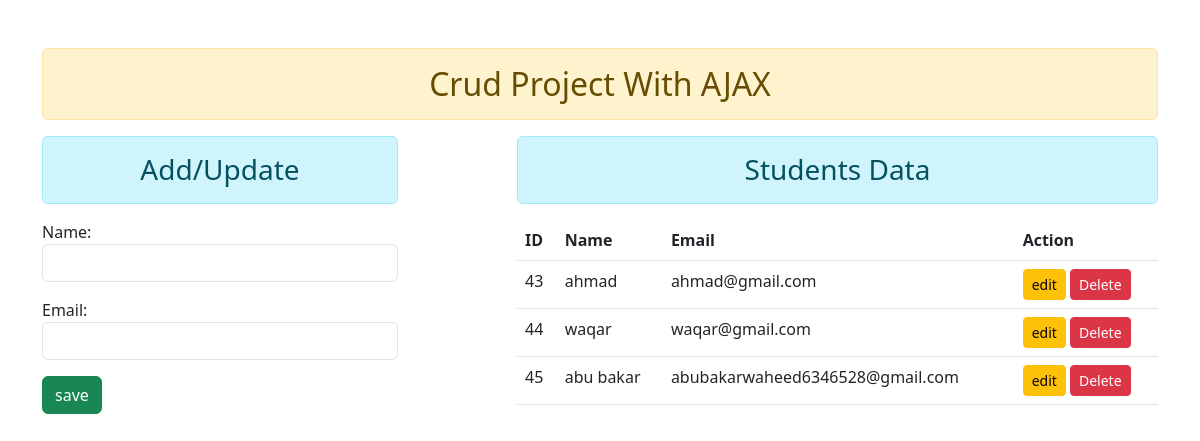
/, run on an earlier commit of the app's database.
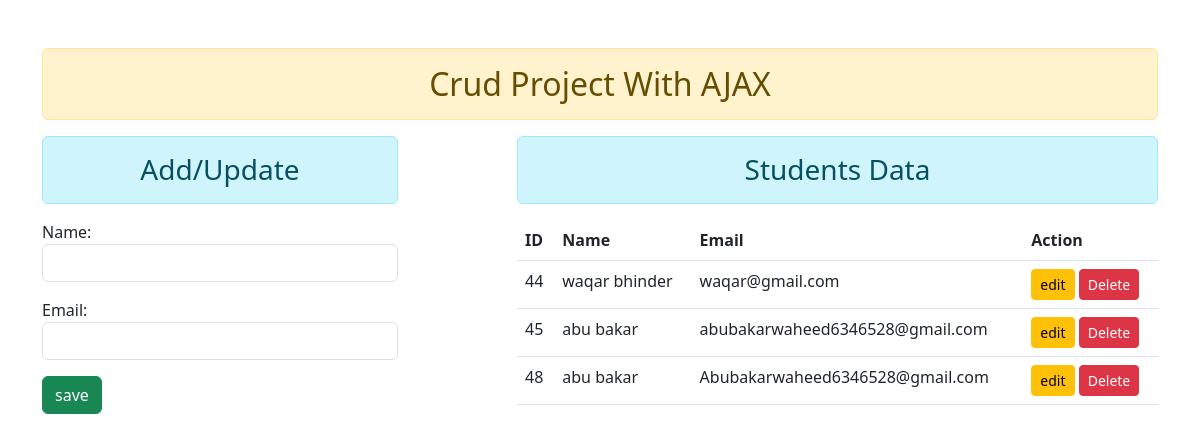
And on a later commit of the database.
### app/models.py (models this page shows)
class user(models.Model):
    name=models.CharField(max_length=200)
    email=models.EmailField(max_length=200)

### app/views.py (the view)
# urls.py: path('', views.home , name='home'),
def home(request):
    form=UserRegistration()
    stu=user.objects.all()
    return render (request, 'index.html' , {'form':form , 'stu':stu})

### app/forms.py
class UserRegistration(forms.ModelForm):
    class Meta:
        model=user
        fields=['name' , 'email']
        widgets={
            'name':forms.TextInput(attrs={'class':'form-control' , 'id':'nameid'}),
            'email':forms.EmailInput(attrs={'class':'form-control' , 'id':'emailid'}),
        }

### app/templates/index.html (shortened to what this page needs)
{% load static %}
<!DOCTYPE html>
<html lang="en">
<head>
    <link rel="stylesheet" href="{% static 'css/style.css' %}">
    <link rel="stylesheet" href="https://cdn.jsdelivr.net/npm/bootstrap@5.3.0-alpha1/dist/css/bootstrap.min.css">
</head>
<body>
        <div class='container mt-5'>
            <h2 class='text-center alert alert-warning'>Crud Project With AJAX</h2>
            <div class='row flex'>
                <div class='col-sm-4'>
                <h3 class='text-center alert alert-info'>Add/Update</h3>
                 <form action="" method="Post">
               {{form.as_p}}
                <input type='button' class='btn btn-success ' value='save' id='savedata' >
                  </form>
            </div>
            <div class='col-sm-7'>
                <h3 class='text-center alert alert-info'>Students Data</h3>
                <table class='table table-hover'>
                <thead>
                    <tr>
                        <th scope='col'>ID</th>
                        <th scope='col'>Name</th>
                        <th scope='col'>Email</th>
                        <th scope='col'>Action</th>
                    </tr>
                </thead>
                <tbody id='tbody'>
                {% for st in stu %}
                    <tr>
                        <td>{{st.id}}</td>
                        <td>{{st.name}}</td>
                        <td>{{st.email}}</td>
                        <td>
                            <input type='button' value='edit' data-sid={{st.id}} class='btn btn-warning btn-sm btn_edit'>
                            <input type='button' value='Delete' data-sid={{st.id}} class='btn btn-danger btn-sm btn_del'>
                        </td>
                    </tr>
                    {% endfor %}
                </table>
            </div>
        </div>
</body>
</html>

What changed in the data, as far as the page shows it:
removed user: id "43", name "ahmad", email "ahmad@gmail.com"
changed user "waqar@gmail.com": name "waqar" → "waqar bhinder"
added user: id "48", name "abu bakar", email "Abubakarwaheed6346528@gmail.com"
